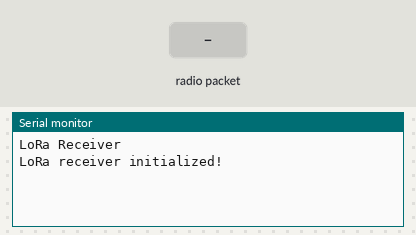
A sketch run on a simulated Arduino Uno, built with avr-gcc and run on an emulated ATmega328P. Parts: the last lines printed to the serial monitor. The inputs (shaded band) are chosen by the test bench. No radio packets arrive unless stated.

Above: at 1.2 s.
1.3 s: radio packet "1" arrives
At 2.0 s:
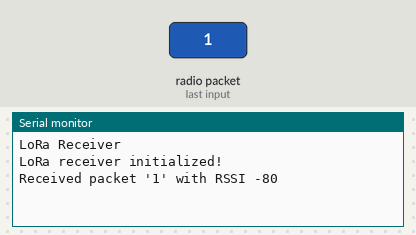
2.8 s: radio packet "0" arrives
At 3.2 s:
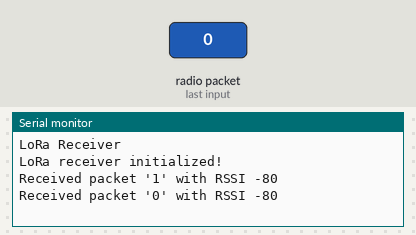
4.3 s: radio packet "2" arrives
At 5.5 s:
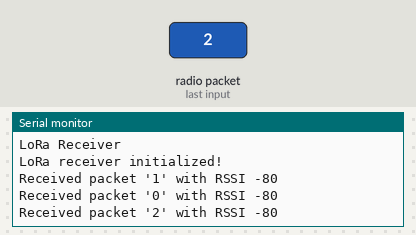

Measured:
- after the input at 1.3 s, the serial monitor: prints a new line at once (image 1)
- after the input at 2.8 s, the serial monitor: prints a new line at once (image 2)
- after the input at 4.3 s, the serial monitor: prints a new line at once (image 3)

The sketch:

lora_receiver.ino
```cpp
#include <SPI.h>
#include <LoRa.h>


#define NSS 10
#define NRESET 5
#define DIO0 4
#define BAND 433E6

void setup() {
  Serial.begin(9600);
  while (!Serial);

  Serial.println("LoRa Receiver");

   LoRa.setPins(NSS, NRESET, DIO0);
  if (!LoRa.begin(BAND)) {
    while (1) {};
  }

  // Optional settings
  LoRa.setSpreadingFactor(7);      // Range: 6-12, higher = longer range but slower
  LoRa.setSignalBandwidth(125E3);  // Bandwidth options: 7.8E3, 10.4E3, 15.6E3, 20.8E3, 31.25E3, 41.7E3, 62.5E3, 125E3, 250E3
  LoRa.setCodingRate4(8);          // Denominator of coding rate (5-8)

  Serial.println("LoRa receiver initialized!");
}

void loop() {
  // Try to parse packet
  int packetSize = LoRa.parsePacket();
  if (packetSize) {
    // Received a packet
    Serial.print("Received packet '");

    // Read packet
    while (LoRa.available()) {
      Serial.print((char)LoRa.read());
    }

    // Print RSSI (Received Signal Strength Indicator)
    Serial.print("' with RSSI ");
    Serial.println(LoRa.packetRssi());
  }
}
```
